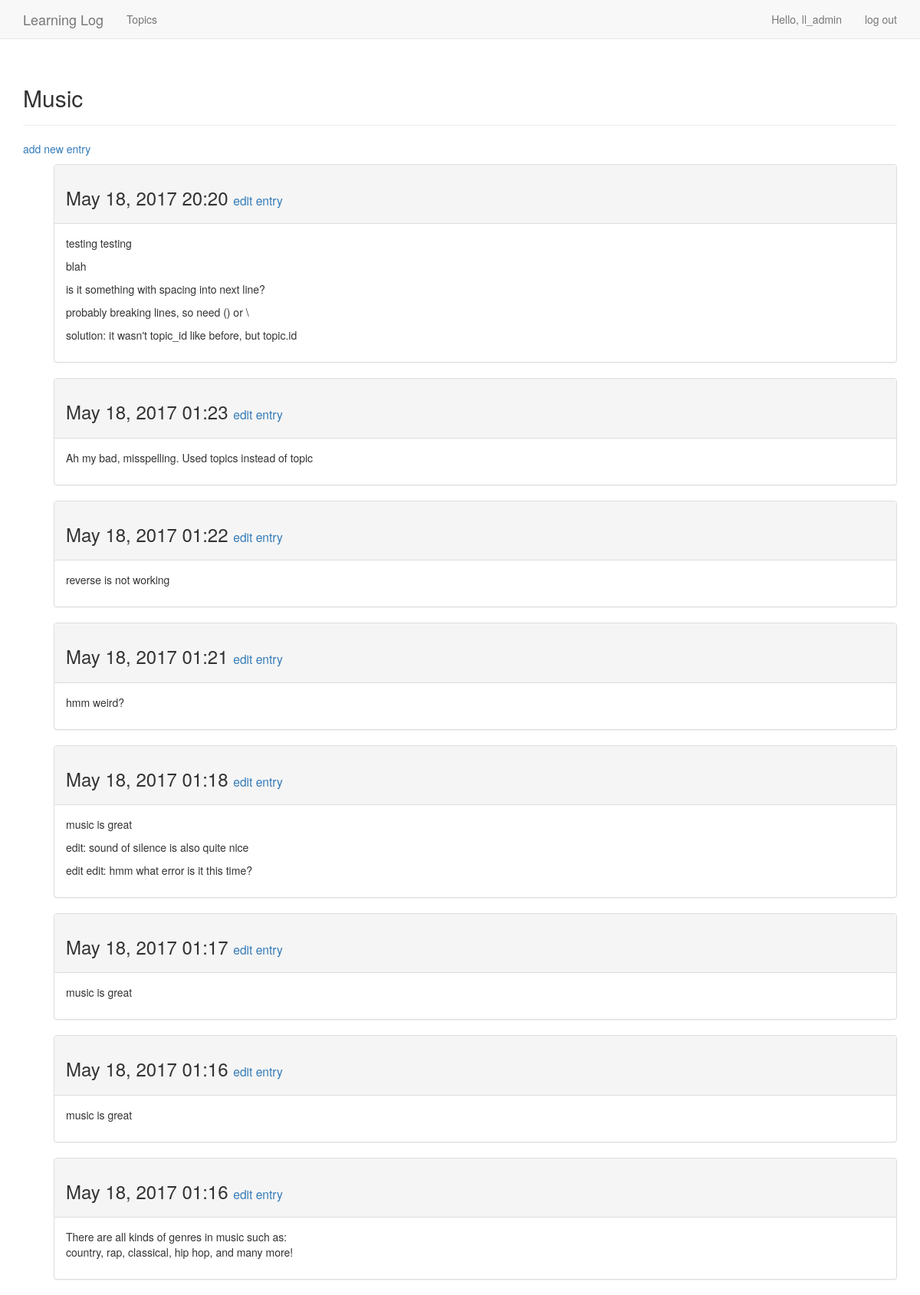
The page /topics/3/ (signed in) on the database its author committed.
### learning_logs/models.py (models this page shows, shortened)
class Topic(models.Model):
    text = models.CharField(max_length=200)
    date_added = models.DateTimeField(auto_now_add=True)
    owner = models.ForeignKey(User)
    def __str__(self):
        return self.text

class Entry(models.Model):
    topic = models.ForeignKey(Topic)
    text = models.TextField()
    date_added = models.DateTimeField(auto_now_add=True)
    class Meta:
        verbose_name_plural = 'entries'

### learning_logs/views.py (the view)
# urls.py: url(r'^topics/(?P<topic_id>\d+)/$', views.topic, name='topic'),
@login_required
def topic(request, topic_id):
    topic = Topic.objects.get(id=topic_id)
    check_topic_owner(topic.owner, request.user)
    entries = topic.entry_set.order_by('-date_added')
    context = {'topic':topic, 'entries': entries}
    return render(request, 'learning_logs/topic.html', context)

### learning_logs/views.py (called while the page is built)
def check_topic_owner(topic, user):
    if topic != user:
        raise Http404

### learning_logs/templates/learning_logs/topic.html (shortened to what this page needs)
{% extends 'learning_logs/base.html' %}
{% block header %}
    <h2>{{topic}}</h2>
{% endblock header %}
{% block content %}
    <p>
        <a href="{% url 'learning_logs:new_entry' topic.id%}">add new entry</a>
    </p>
    <ul>
    {% for entry in entries %}
    <div class="panel panel-default">
        <div class="panel-heading">
            <h3>
                {{entry.date_added|date:'M d, Y H:i'}}
                <small>
                    <a href="{% url 'learning_logs:edit_entry' entry.id %}">edit entry</a>
                </small>
            </h3>
        </div>
        <div class="panel-body">
            {{entry.text|linebreaks}}
        </div>
    </div>
    {% empty %}
        <li>
            There are no entries for this topic yet.
        </li>
    {% endfor %}
    </ul>
{% endblock content %}

### learning_logs/templates/learning_logs/base.html (shortened to what this page needs)
{% load bootstrap3 %}
<!DOCTYPE html>
<html lang="en">
    <head>
        {% bootstrap_css %}
    </head>
    <body>
        <nav class="navbar navbar-default navbar-static-top">
            <div class="container">
                <div class="navbar-header">
                    <a class="navbar-brand" href="{% url 'learning_logs:index' %}">Learning Log</a>
                </div>
                <div id="navbar" class="navbar-collapse collapse">
                    <ul class="nav navbar-nav">
                        <li><a href="{% url 'learning_logs:topics' %}">Topics</a></li>
                    </ul>
                    <ul class="nav navbar-nav navbar-right">
                        {% if user.is_authenticated %}
                            <li><a>Hello, {{user.username}}</a></li>
                            <li><a href="{% url 'users:logout' %}">log out</a></li>
                        {% else %}
                            <li><a href="{% url 'users:register' %}">register</a></li>
                            <li><a href="{% url 'users:login' %}">log in</a></li>
                        {% endif %}
                    </ul>
                </div>
            </div>
        </nav>
        <div class="container">
            <div class="page-header">
                {% block header %}{% endblock header %}
            </div>
            <div>
                {% block content %}{% endblock content %}
            </div>
        </div>
    </body>
</html>

### rows shown on the page
Topic: text "Music"
Entry: date_added "May 18, 2017 20:20", text "testing testing blah is it something with spacing into next line? probably breaking lines, so need () or \\ solution: it wasn't topic_id like before, but topic.id"
Entry: date_added "May 18, 2017 01:23", text "Ah my bad, misspelling. Used topics instead of topic"
Entry: date_added "May 18, 2017 01:22", text "reverse is not working"
Entry: date_added "May 18, 2017 01:21", text "hmm weird?"
Entry: date_added "May 18, 2017 01:18", text "music is great edit: sound of silence is also quite nice edit edit: hmm what error is it this time?"
Entry: date_added "May 18, 2017 01:17", text "music is great"
Entry: date_added "May 18, 2017 01:16", text "music is great"
Entry: date_added "May 18, 2017 01:16", text "There are all kinds of genres in music such as: country, rap, classical, hip hop, and many more!"

### other values the page prints
{{ user.username }} "ll_admin"
